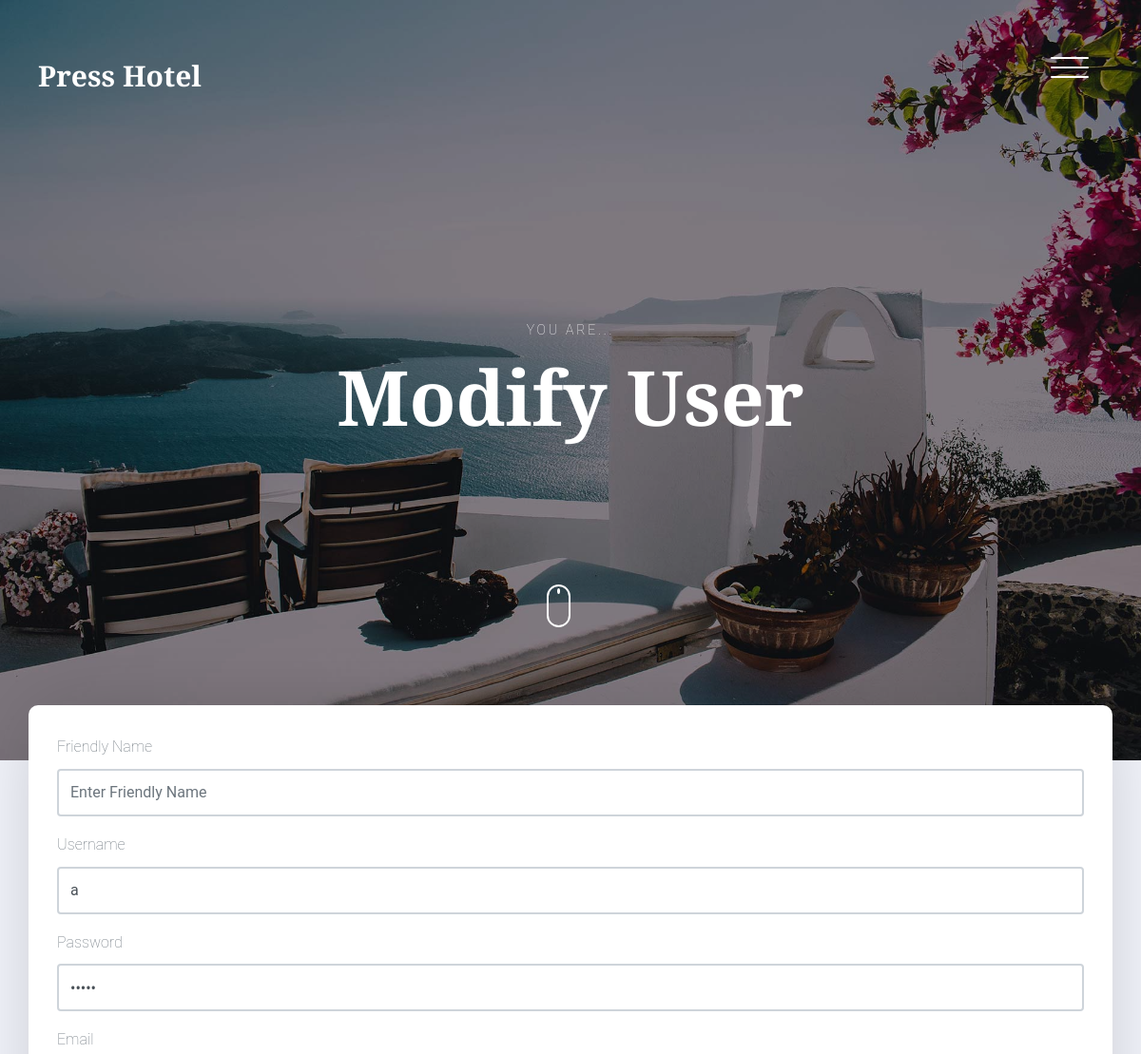
/users/2 (signed in, upper part), run on an earlier commit of the app's database.
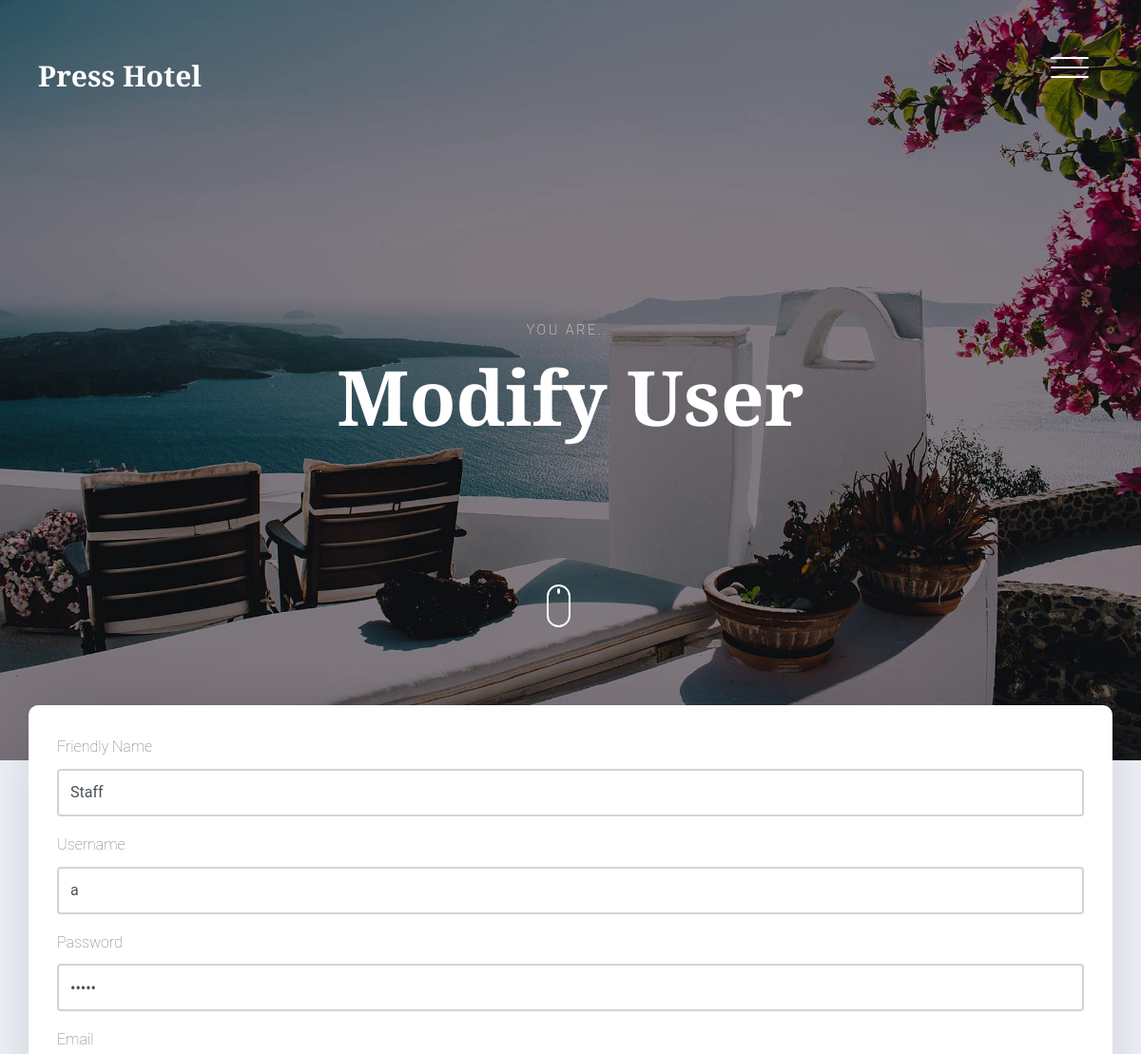
And on a later commit of the database.
### model.py (models this page shows)
class User(Base):
    __tablename__ = 'users'
    id = Column(Integer, primary_key=True)
    username = Column(String(20), unique=True, nullable=False)
    password = Column(String(128), nullable=False)
    friendly_name = Column(String(50), nullable=False)
    phone_number = Column(String(20), nullable=False)
    email = Column(String(50), nullable=False)
    is_admin = Column(Integer, nullable=False, default=0)
    is_staff = Column(Integer, nullable=False, default=0)

### admin_route.py (the view)
@admin_route.route('/users/<int:user_id>')
def users(user_id):
    with app.app_context():
        if session.get('logged_in'):
            if session['is_admin'] or session['id'] == user_id:
                user = getUser(id = user_id)
                return render_template('admin_modify_user.html', user=user)
        return redirect(url_for('index'))

### controller.py (called while the page is built)
def getUser(username = None, id = None):
    if id:
        session = DBSession()
        user = session.query(User).get(id)
        session.close()
        return user
    session = DBSession()
    user = session.query(User).filter_by(username=username).first()
    session.close()
    return user

### templates/admin_modify_user.html (shortened to what this page needs)
{% extends "base.html" %}
{% block header %}
<header class="site-header js-site-header">
  <div class="container-fluid">
    <div class="row align-items-center">
      <div class="col-6 col-lg-4 site-logo" data-aos="fade"><a href="/">Press Hotel</a></div>
      <div class="col-6 col-lg-8">
        <div class="site-menu-toggle js-site-menu-toggle"  data-aos="fade">
          <span></span>
          <span></span>
          <span></span>
        </div>
      </div>
    </div>
  </div>
</header>
<section class="site-hero overlay" style="background-image: url({{ url_for('static', filename='images/hero_4.jpg') }})" data-stellar-background-ratio="0.5">
  <div class="container">
    <div class="row site-hero-inner justify-content-center align-items-center">
      <div class="col-md-10 text-center" data-aos="fade-up">
        <span class="custom-caption text-uppercase text-white d-block  mb-3">You are...</span>
        <h1 class="heading">Modify User</h1>
      </div>
    </div>
  </div>
  <a class="mouse smoothscroll" href="#next">
    <div class="mouse-icon">
      <span class="mouse-wheel"></span>
    </div>
  </a>
</section>
{% endblock %}
{% block body %}
<section class="section bg-light pb-5"  id="add-room">
  <div class="container">
    <div class="row check-availabilty" id="next">
      <div class="block-32" data-aos="fade-up" data-aos-offset="-200">
        <form method="post" action="{{ url_for('admin_route.modify_user', user_id=user.id) }}">
            <div class="form-group">
                <label for="friendly_name">Friendly Name</label>
                <input type="text" class="form-control" id="friendly_name" name="friendly_name" placeholder="Enter Friendly Name" value="{{ user.friendly_name }}">
            </div>
            <div class="form-group">
                <label for="username">Username</label>
                <input type="text" class="form-control" id="username" name="username" placeholder="Enter username" value="{{ user.username }}">
            </div>
            <div class="form-group">
                <label for="password">Password</label>
                <input type="password" class="form-control" id="password" name="password" placeholder="Password" value="*****">
            </div>
            <div class="form-group">
                <label for="email">Email</label>
            </div>
        </form>
      </div>
    </div>
  </div>
</section>
{% endblock %}

What changed in the data, as far as the page shows it:
changed User: friendly_name (not shown) → "Staff"
